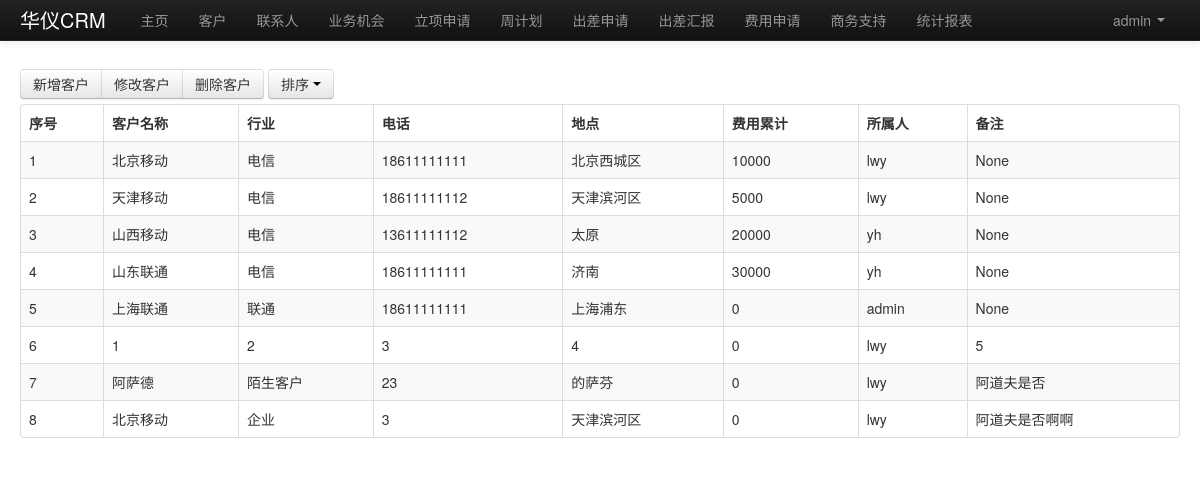
The app's page /crm/main_customer/ (signed in), older data.
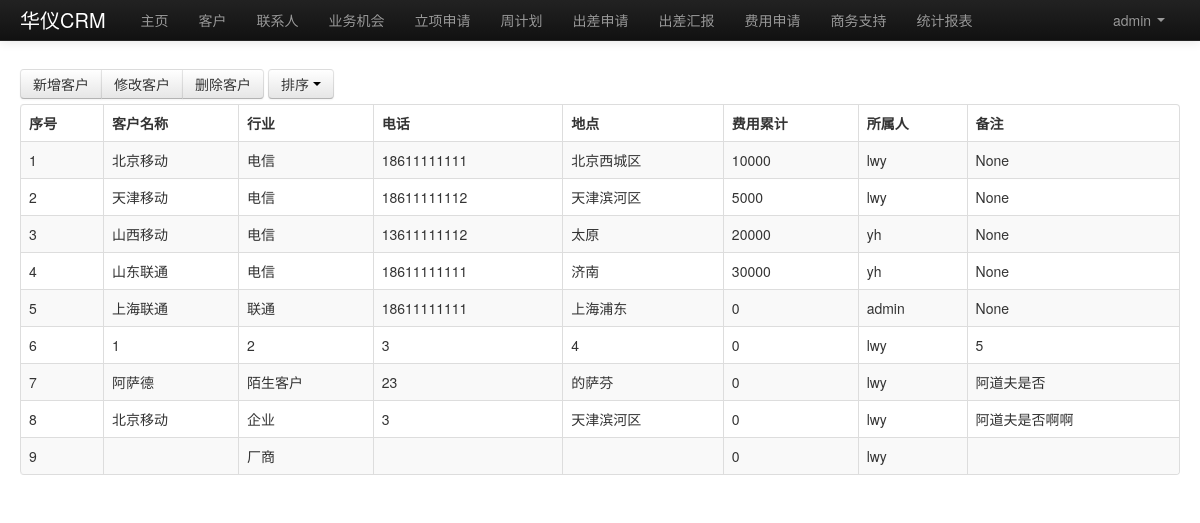
The same page, newer data.
### hycrm/models.py (models this page shows, shortened)
class Customer(models.Model):
    name = models.CharField(max_length=30)
    kind = models.CharField(max_length=50)
    phone = models.CharField(max_length=20)
    address = models.CharField(max_length=30)
    budget = models.CharField(max_length=50)
    username = models.CharField(max_length=30)
    note = models.CharField(max_length=100)

### hycrm/views.py (the view)
def main_customer(request):
    model_list = get_user_display_model(request.user.username)
    customer_data = get_user_customer(request.user.username)
    t = get_template('main_customer.html')
    html = t.render(Context(
        {'username': request.user.username,
         'model_list': model_list,
         'customer_data': customer_data}
    ))
    return HttpResponse(html)

### hycrm/authority.py (called while the page is built, shortened)
def get_user_display_model(user):
    if user == 'admin':
        user_display_model = ['main_page',
                              'main_customer',
                              'main_contact',
                              'main_sale_opportunity',
                              'main_project_apply',
                              'main_weekly_plan',
                              'main_travel_request',
                              'main_travel_report',
                              'main_budget_apply',
                              'main_business_apply',
                              'main_sale_report']
    elif user == 'lwy':
        user_display_model = ['main_page',
                              'main_customer',
                              'main_contact']
    return user_display_model

def get_user_customer(user):
    if user == 'admin':
        return Customer.objects.all()
    else:
        return Customer.objects.all().filter(username=user)

### crm/templates/main_customer.html (shortened to what this page needs)
{% extends "base.html" %}
{% block model_func %}
    <div class="btn-group" style="margin: 9px 0 5px;">
        <button class="btn " data-toggle="modal" href="#new_customer">新增客户</button>
        <button class="btn">修改客户</button>
        <button class="btn">删除客户</button>
    </div>
    <div class="btn-group" style="margin: 9px 0 5px;">
        <a class="btn dropdown-toggle" data-toggle="dropdown" href="#">
            排序
            <span class="caret"></span>
        </a>
    </div>
    <table id = 'table1' class="table table-striped  table-bordered ">
        <thead>
        <tr >
            <th>序号</th>
            <th>客户名称</th>
            <th>行业</th>
            <th>电话</th>
            <th>地点</th>
            <th>费用累计</th>
            <th>所属人</th>
            <th>备注</th>
        </tr>
        </thead>
        <tbody>
        {% for item in customer_data %}
            <tr onMouseOver="over()"   onClick="change()"   onMouseOut="out()">
                <td>{{ forloop.counter }}</td>
                <td>{{ item.name }}</td>
                <td>{{ item.kind }}</td>
                <td>{{ item.phone }}</td>
                <td>{{ item.address }}</td>
                <td>{{ item.budget }}</td>
                <td>{{ item.username }}</td>
                <td>{{ item.note }}</td>
            </tr>
        {% endfor %}
        </tbody>
    </table>
{% endblock %}

Row changes from the older to the newer data that the page shows:
added Customer: kind "厂商", budget "0", username "lwy"
